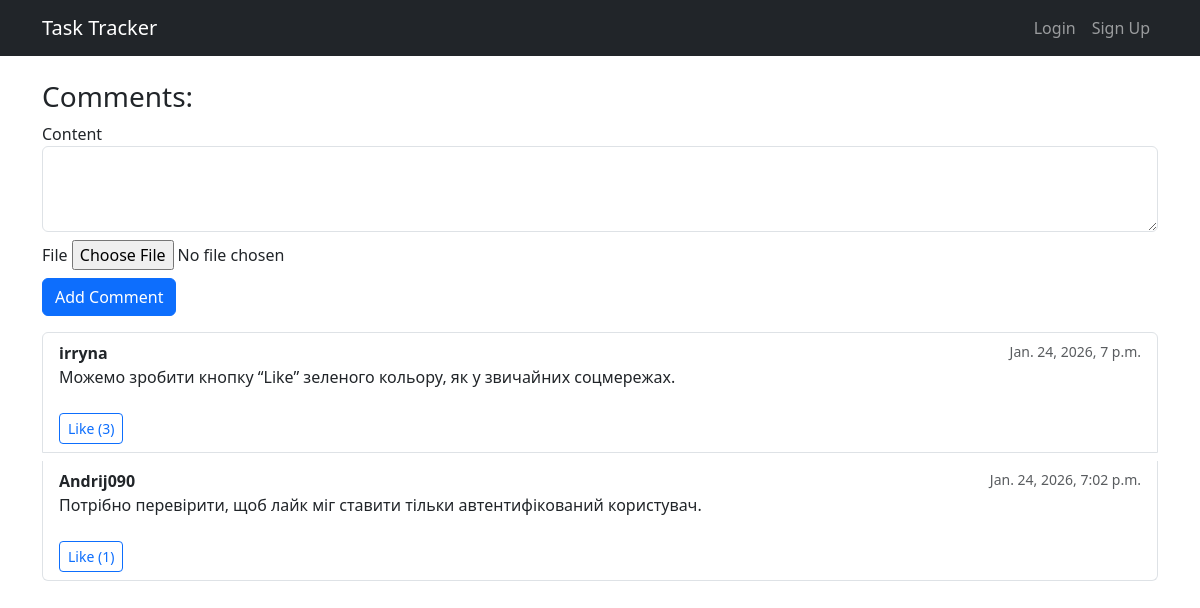
Screenshot of /task/11/ with the database file from the repository.
### tasks/models.py (models this page shows)
class Comment(models.Model):
    task = models.ForeignKey(Task, on_delete=models.CASCADE, related_name='comments')
    author = models.ForeignKey(User, on_delete=models.CASCADE)
    content = models.TextField()
    created_at = models.DateTimeField(auto_now_add=True)
    file = models.FileField(upload_to='comment_files/', null=True, blank=True)

### tasks/views.py (the view, shortened to what this page needs)
# urls.py: path('task/<int:pk>/', TaskDetailView.as_view(), name='task-detail'),
class TaskDetailView(DetailView):
    model = Task
    template_name = 'tasks/task_detail.html'
    context_object_name = 'object'
    def get_context_data(self, **kwargs):
        context = super().get_context_data(**kwargs)
        context['comments'] = self.object.comments.all()
        context['comment_form'] = CommentForm()
        return context

### tasks/forms.py
class CommentForm(forms.ModelForm):
    class Meta:
        model = Comment
        fields = ['content', 'file']
        widgets = {
            'content': forms.Textarea(attrs={'class': 'form-control', 'rows': 3}),
        }

### tasks/templates/tasks/task_detail.html (shortened to what this page needs)
{% extends "base.html" %}
{% block content %}
<h3>Comments:</h3>
<form method="post" enctype="multipart/form-data" class="mb-3">
    <div class="mb-2">
        <label for="{{ comment_form.content.id_for_label }}">Content</label>
        {{ comment_form.content }}
    </div>
    <div class="mb-2">
        <label for="{{ comment_form.file.id_for_label }}">File</label>
        {{ comment_form.file }}
    </div>
    <button type="submit" class="btn btn-primary">Add Comment</button>
</form>
<ul class="list-group mt-3">
    {% for comment in comments %}
        <li class="list-group-item d-flex flex-column mb-2">
            <div class="d-flex justify-content-between">
                <strong>{{ comment.author.username }}</strong>
                <small class="text-muted">{{ comment.created_at }}</small>
            </div>
            <p>{{ comment.content }}</p>
            <div class="mt-2 d-flex align-items-center">
                <form method="post" action="{% url 'comment-like' comment.pk %}">
                    <button type="submit" class="btn btn-sm btn-outline-primary me-2">
                        Like ({{ comment.likes.count }})
                    </button>
                </form>
            </div>
        </li>
    {% empty %}
        <li class="list-group-item">No comments yet</li>
    {% endfor %}
</ul>
{% endblock %}

### rows the page displays
Comment: author.username "irryna", created_at "Jan. 24, 2026, 7 p.m.", content "Можемо зробити кнопку “Like” зеленого кольору, як у звичайних соцмережах.", likes.count "3"
Comment: author.username "Andrij090", created_at "Jan. 24, 2026, 7:02 p.m.", content "Потрібно перевірити, щоб лайк міг ставити тільки автентифікований користувач.", likes.count "1"
